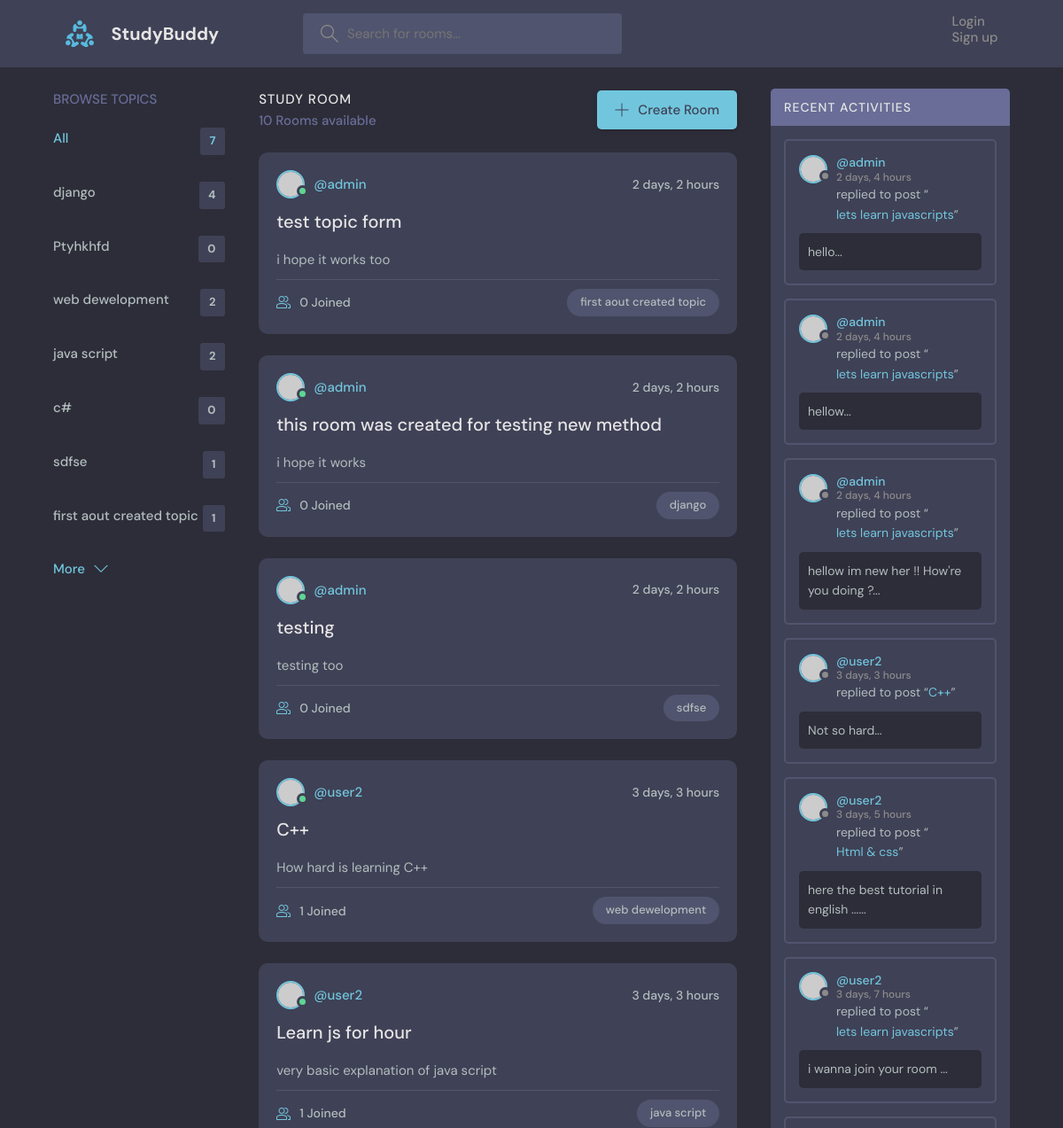
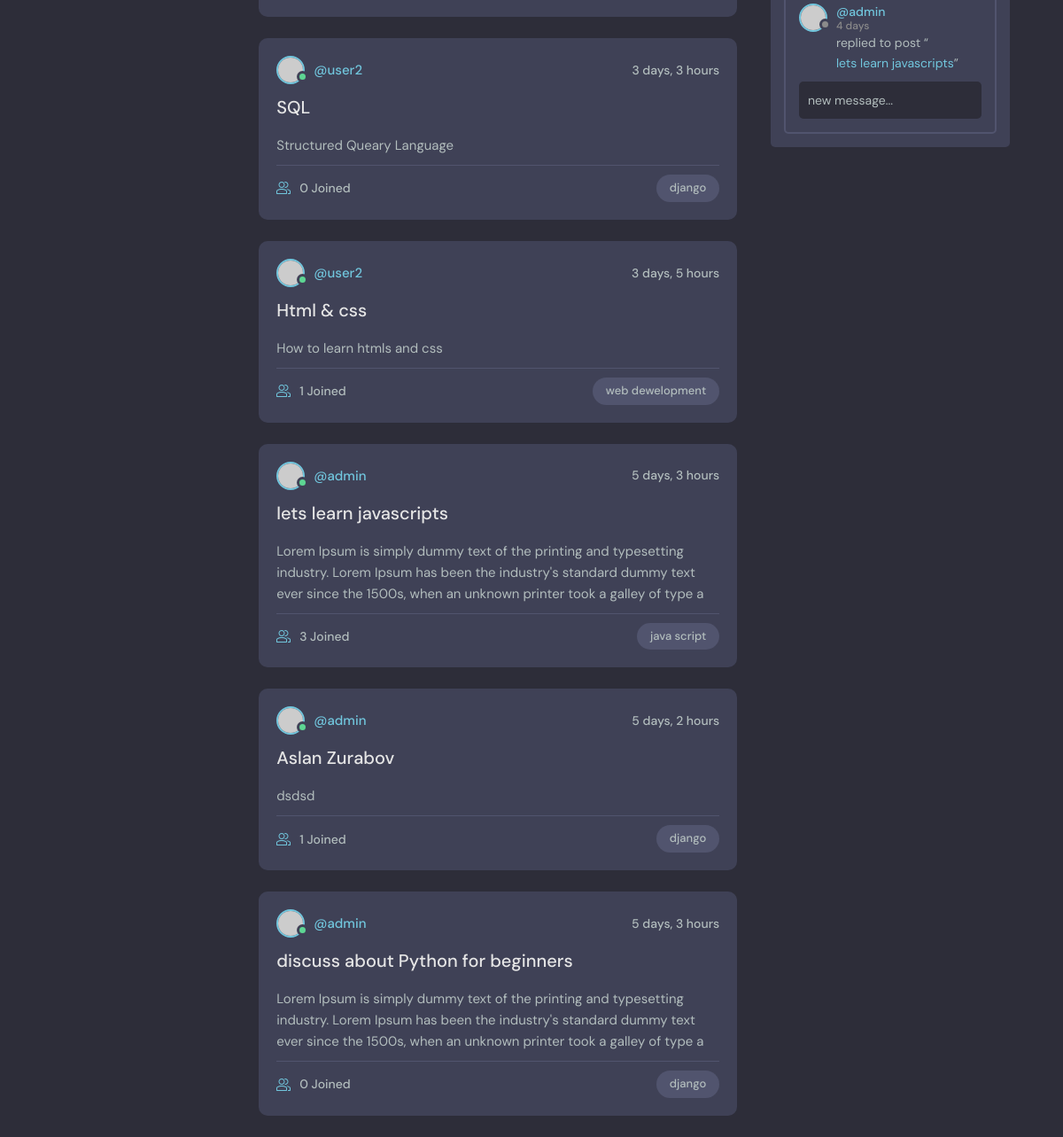
The app's page /, older data (2 pictures, top to bottom).
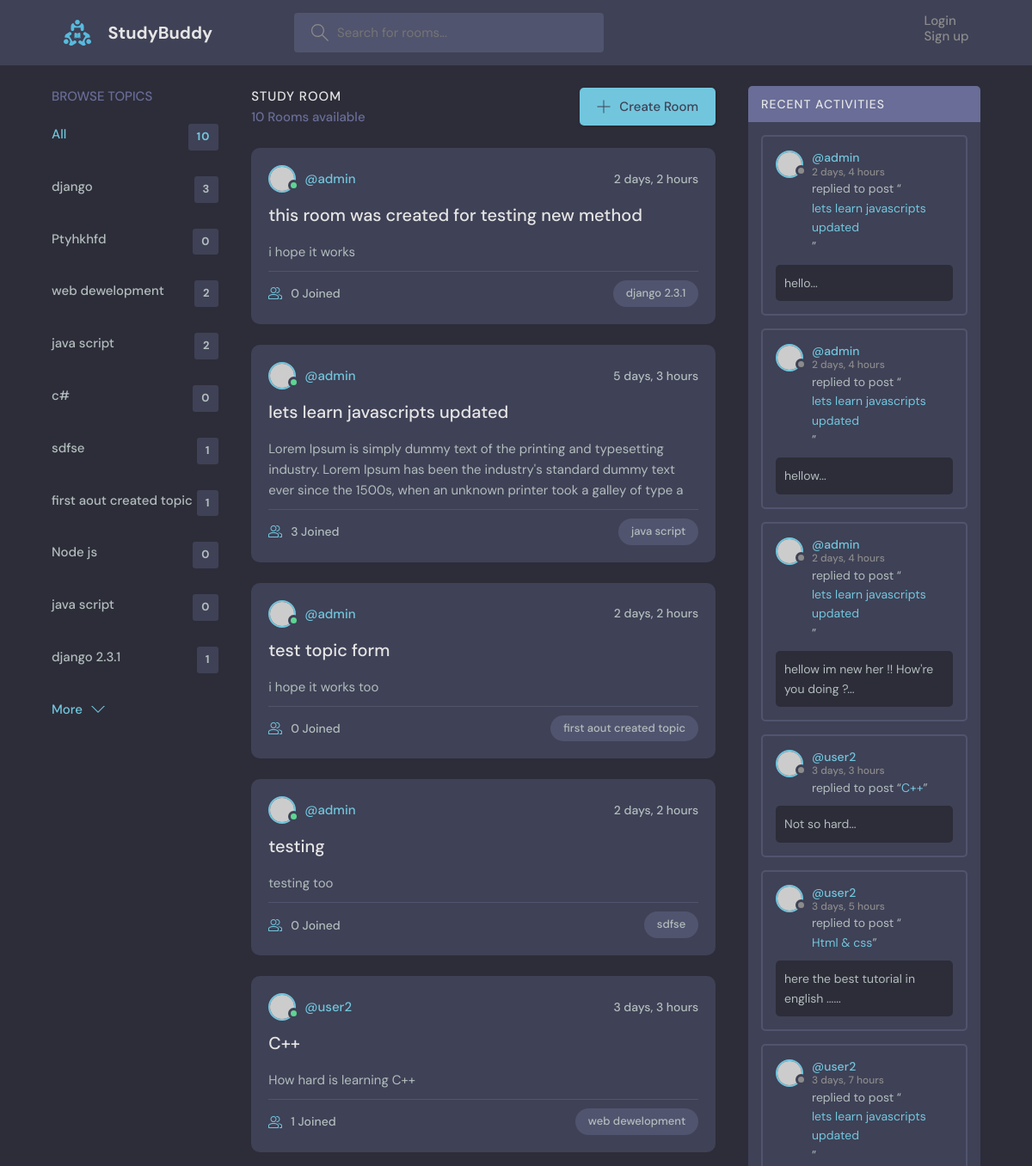
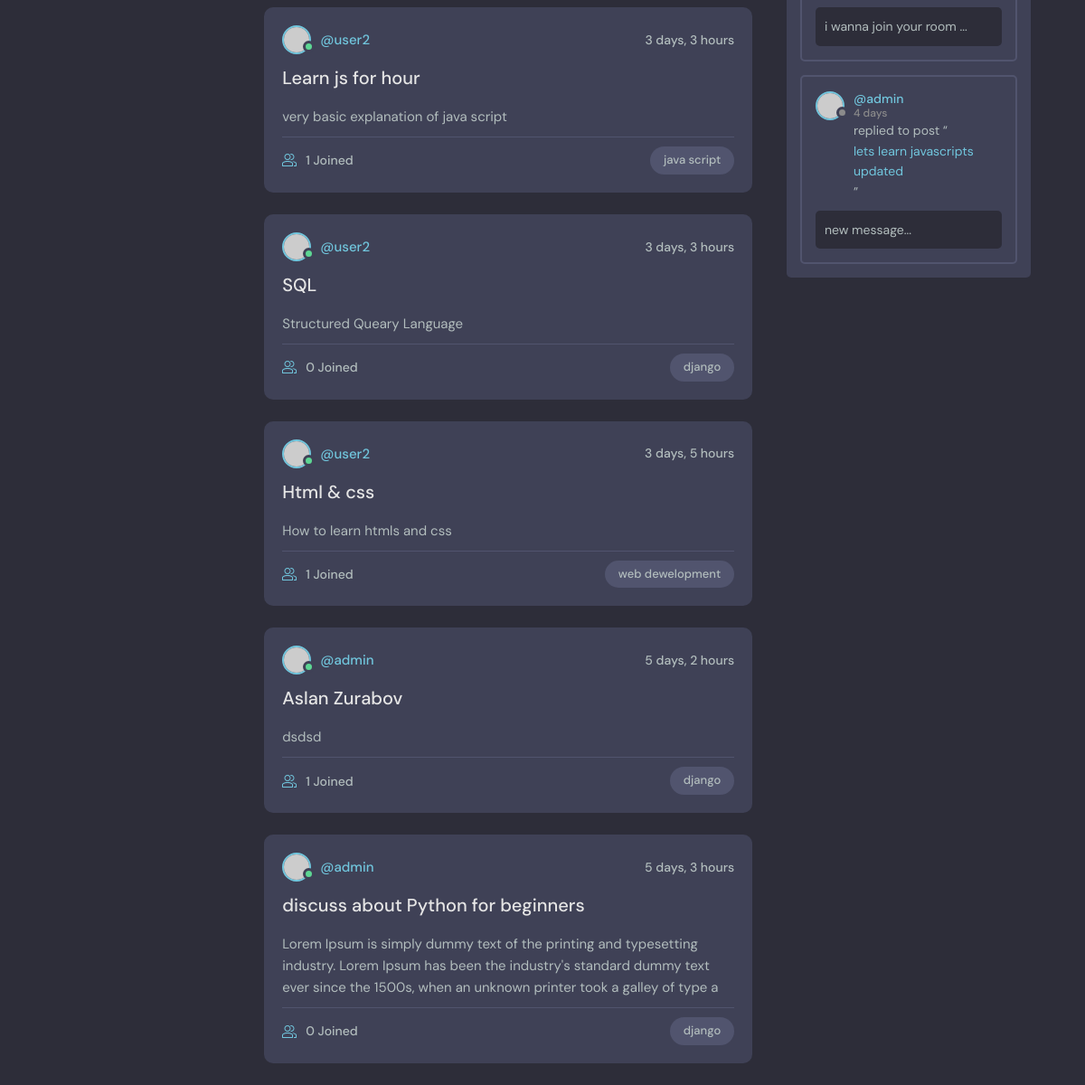
The same page, newer data (2 pictures, top to bottom).
### base/models.py (models this page shows, shortened)
class Topic(models.Model):
    name = models.CharField(max_length=200)
    def __str__(self):
        return self.name

class Room(models.Model):
    host =  models.ForeignKey(User,on_delete=models.SET_NULL, null=True)
    topic = models.ForeignKey(Topic,on_delete=models.SET_NULL, null=True,)
    name = models.CharField(max_length=200)
    description = models.TextField(null=True, blank=True)
    participants = models.ManyToManyField(User, related_name='participants', blank=True)
    updated = models.DateTimeField(auto_now=True)
    created = models.DateTimeField(auto_now_add=True)
    class Meta:
        ordering = ['-updated','-created']
    def get_absolute_url(self):
        return reverse('base:room', kwargs={'pk':self.id})

class Message(models.Model):
    user = models.ForeignKey(User,on_delete=models.CASCADE)
    room = models.ForeignKey(Room,on_delete=models.CASCADE)
    body = models.TextField()
    updated = models.DateTimeField(auto_now=True)
    created = models.DateTimeField(auto_now_add=True)
    def __str__(self):
        return self.body[:50] + '...'
    class Meta:
        ordering = ['-updated','-created']

### base/views.py (the view)
# urls.py: path('',home, name='home'),
def home(request):
    q = request.GET.get('q') if request.GET.get('q') != None else ''
    rooms = Room.objects.filter(Q(topic__name__icontains=q)|
                                Q(name__icontains=q)|
                                Q(description__icontains=q))
    topic = Topic.objects.all()
    room_count = rooms.count()
    room_messages = Message.objects.filter(Q(room__topic__name__icontains=q))[:7]
    context = {'rooms':rooms,
                'topic':topic,
                'room_count':room_count,
                'room_messages':room_messages,
                }
    return render(request,'home.html',context=context)

### base/templates/base/home.html (shortened to what this page needs)
{% extends 'main.html' %}
{% block content%}
    <main class="layout layout--3">
      <div class="container">
        {% include 'topic_component.html' %}
        <div class="roomList">
          <div class="roomList__header">
            <div>
              <h2>Study Room</h2>
              <p>{{room_count}} Rooms available</p>
            </div>
            <a class="btn btn--main" href="{% url 'base:create_room' %}">
              <svg version="1.1" xmlns="http://www.w3.org/2000/svg" width="32" height="32" viewBox="0 0 32 32">
                <title>add</title>
                <path
                  d="M16.943 0.943h-1.885v14.115h-14.115v1.885h14.115v14.115h1.885v-14.115h14.115v-1.885h-14.115v-14.115z"
                ></path>
              </svg>
              Create Room
            </a>
          </div>
          {% include 'feed_component.html' %}
        </div>
          {% include 'activity_component.html' %}
      </div>
    </main>
    {% endblock %}

### base/templates/base/topic_component.html
<div class="topics">
   <div class="topics__header">
     <h2>Browse Topics</h2>
   </div>
   <ul class="topics__list">
     <li>
       <a href="{% url 'base:home' %}" class="active">All <span>{{topic.count}}</span></a>
     </li>
     {% for tpc in topic %}
     <li>
       <a href="{% url 'base:home' %}?q={{tpc.name}}">{{tpc}} <span>{{tpc.room_set.all.count}}</span></a>
     </li>
     {% endfor %}
   </ul>
   <a class="btn btn--link" href="topics.html">
     More
     <svg version="1.1" xmlns="http://www.w3.org/2000/svg" width="32" height="32" viewBox="0 0 32 32">
       <title>chevron-down</title>
       <path d="M16 21l-13-13h-3l16 16 16-16h-3l-13 13z"></path>
     </svg>
   </a>
 </div>

### base/templates/base/feed_component.html (shortened to what this page needs)
{% for room in rooms %}
<div class="roomListRoom">
    <div class="roomListRoom__header">
      <a href="profile.html" class="roomListRoom__author">
        <div class="avatar avatar--small active">
          <img src="https://randomuser.me/api/portraits/men/11.jpg" />
        </div>
        <span>@{{room.host.username}}</span>
      </a>
      <div class="roomListRoom__actions">
        <span>{{room.created|timesince}}</span>
      </div>
    </div>
    <div class="roomListRoom__content">
      <a href="{{room.get_absolute_url}}">{{ room.name }}</a>
      <p>
        {{room.description|slice:':200'}}
      </p>
    </div>
    <div class="roomListRoom__meta">
      <a class="roomListRoom__joined">
        {{room.participants.count}} Joined
      </a>
      <p class="roomListRoom__topic">{{room.topic.name}}</p>
    </div>
  </div>
  {% endfor %}

### base/templates/base/activity_component.html (shortened to what this page needs)
        <div class="activities">
            <div class="activities__header">
              <h2>Recent Activities</h2>
            </div>
            {% for message in room_messages %}
            <div class="activities__box">
              <div class="activities__boxHeader roomListRoom__header">
                <a href="{% url 'base:user-profile' message.user.id %}" class="roomListRoom__author">
                  <div class="avatar avatar--small">
                    <img src="https://randomuser.me/api/portraits/women/11.jpg" />
                  </div>
                  <p>
                    @{{message.user}}
                    <span>{{message.created|timesince}}</span>
                  </p>
                </a>
              </div>
              <div class="activities__boxContent">
                <p>replied to post “<a href="{% url 'base:room' message.room.id%}">{{message.room.name}}</a>”</p>
                <div class="activities__boxRoomContent">
                  {{message}}
                </div>
              </div>
            </div>
            {% endfor %}
          </div>

Row changes from the older to the newer data that the page shows:
computed for Topic "django": room_set.all.count "4" → "3"
added Topic: name "Node js", room_set.all.count "0"
added Topic: name "java script", room_set.all.count "0"
added Topic: name "django 2.3.1", room_set.all.count "1"
changed Room "this room was created for testing new method": topic.name "django" → "django 2.3.1"; moves up the list
changed Room: name "lets learn javascripts" → "lets learn javascripts updated"; moves up the list
changed through a linked row, Message "hello...": room.name "lets learn javascripts" → "lets learn javascripts updated"
changed through a linked row, Message "hellow...": room.name "lets learn javascripts" → "lets learn javascripts updated"
changed through a linked row, Message "hellow im new her !! How're you doing ?...": room.name "lets learn javascripts" → "lets learn javascripts updated"
changed through a linked row, Message "3 days, 7 hours": room.name "lets learn javascripts" → "lets learn javascripts updated"
changed through a linked row, Message "4 days": room.name "lets learn javascripts" → "lets learn javascripts updated"
Text that changed along with them:
{{ topic.count }}: "7" → "10"
